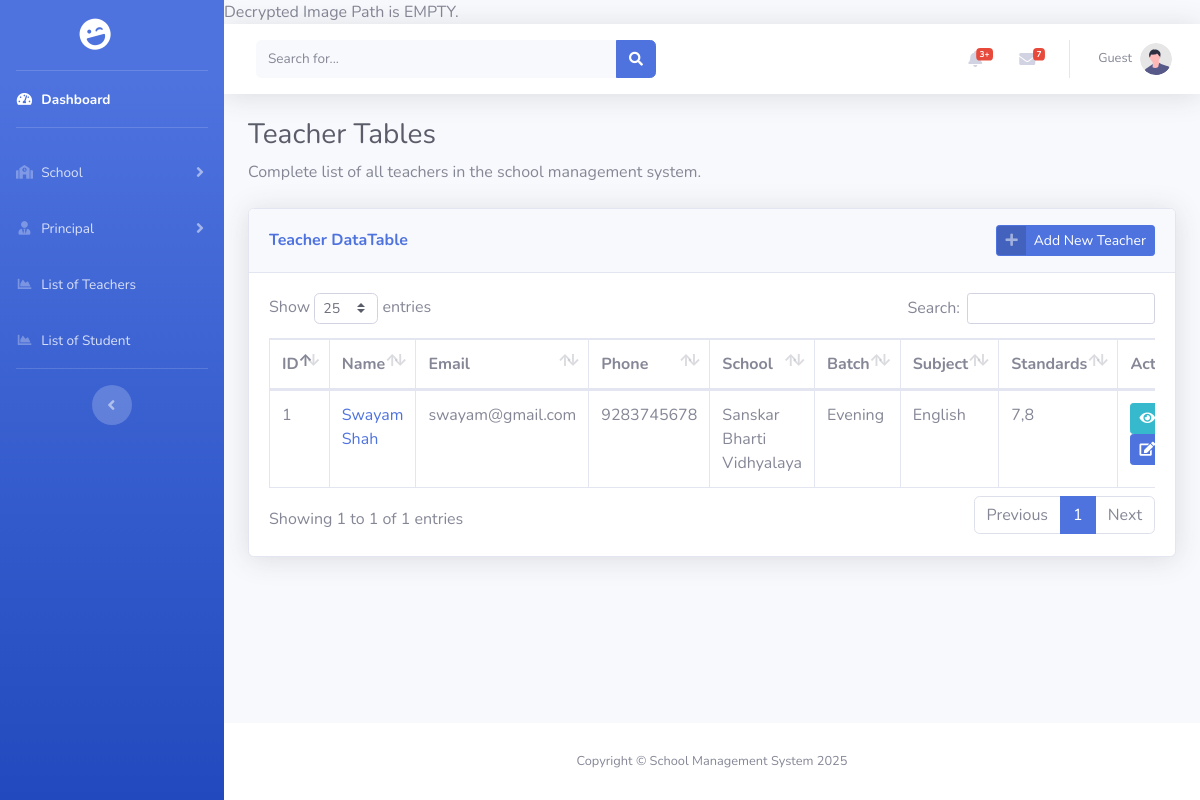
Before: /pages/teacher/teacher_list.php (signed in) with the older database file.
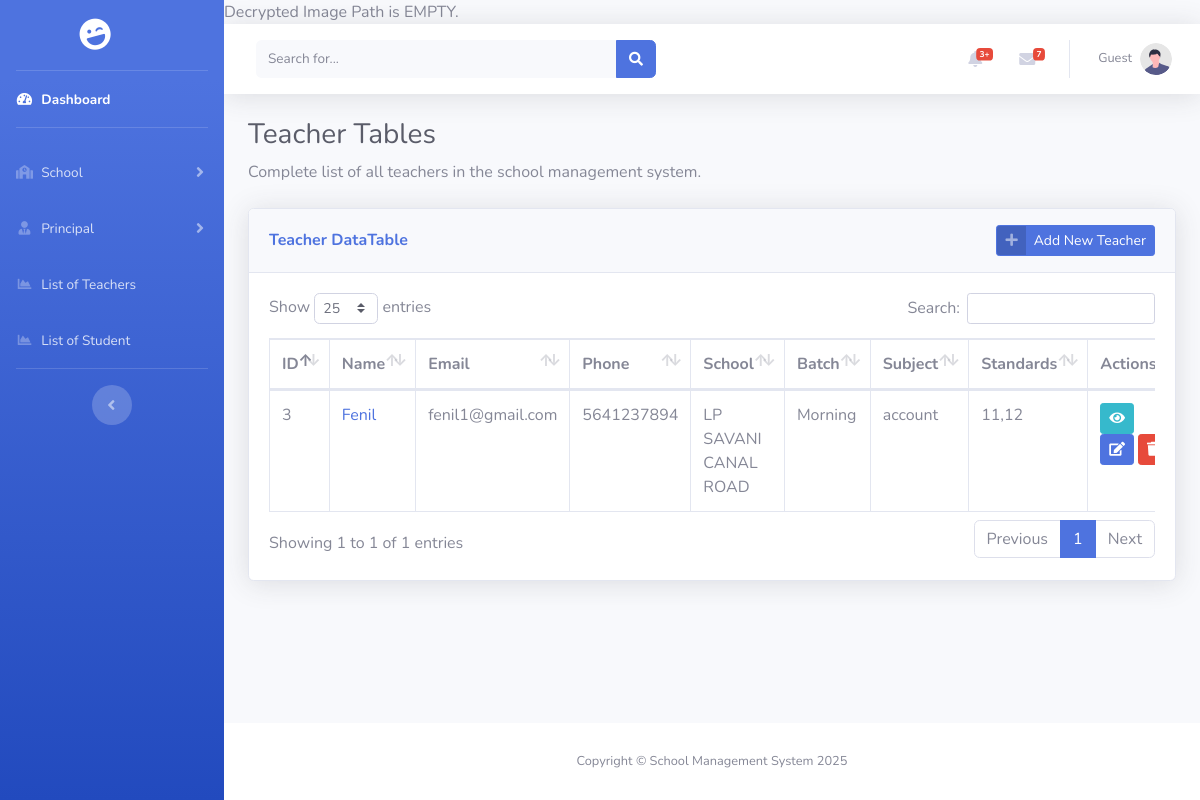
After: the same page with the newer database file.
### tables this page shows
CREATE TABLE `teacher` (
  `id` int(11) NOT NULL,
  `teacher_image` varchar(255) DEFAULT NULL,
  `teacher_name` varchar(50) NOT NULL,
  `phone` varchar(10) NOT NULL,
  `school_id` int(11) NOT NULL,
  `dob` date NOT NULL,
  `gender` enum('Male','Female','Others') NOT NULL,
  `blood_group` enum('A+','A-','B+','B-','AB+','AB-','O+','O-') NOT NULL,
  `address` text DEFAULT NULL,
  `email` varchar(50) NOT NULL,
  `password` varchar(255) NOT NULL,
  `qualification` varchar(100) DEFAULT NULL,
  `subject` varchar(100) DEFAULT NULL,
  `language_known` varchar(100) DEFAULT NULL,
  `salary` decimal(10,2) DEFAULT NULL,
  `std` set('Nursery','Junior','Senior','1','2','3','4','5','6','7','8','9','10','11','12') DEFAULT NULL,
  `experience` varchar(10) DEFAULT NULL,
  `batch` enum('Morning','Evening') DEFAULT NULL
);

CREATE TABLE `school` (
  `id` int(11) NOT NULL,
  `school_logo` varchar(255) DEFAULT NULL,
  `school_name` varchar(100) DEFAULT NULL,
  `email` varchar(50) DEFAULT NULL,
  `phone` varchar(10) DEFAULT NULL,
  `school_opening` date DEFAULT NULL,
  `school_type` enum('Government','Private') DEFAULT NULL,
  `education_board` set('CBSE','State','IGCSE') DEFAULT NULL,
  `school_medium` set('English','Hindi','Regional Language') DEFAULT NULL,
  `school_category` set('Pre-Primary','Primary','Upper Primary','Secondary','Higher Secondary') DEFAULT NULL,
  `school_std` set('Pre-Primary','Primary (1-5)','Upper Primary (6-8)','Secondary (9-10)','Higher Secondary (11-12)') DEFAULT NULL,
  `address` text DEFAULT NULL
);

### pages/teacher/teacher_list.php (the view, shortened to what the changed rows need)
<?php
include_once "../../includes/connect.php";
$query = "SELECT t.id, t.teacher_name, t.email, t.phone, t.subject, t.std, t.batch,
                sc.school_name
        FROM teacher t
        LEFT JOIN school sc ON t.school_id = sc.id
        ORDER BY t.id ASC";
$result = mysqli_query($conn, $query);
?>
<!DOCTYPE html>
<html lang="en">
<head>
    <link href="../../assets/vendor/fontawesome-free/css/all.min.css" rel="stylesheet" type="text/css">
    <link href="../../assets/css/sb-admin-2.min.css" rel="stylesheet">
    <link href="../../assets/vendor/datatables/dataTables.bootstrap4.min.css" rel="stylesheet">
</head>
<body id="page-top">
    <div id="wrapper">
        <div id="content-wrapper" class="d-flex flex-column">
            <div id="content">
                <div class="container-fluid">
                    <h1 class="h3 mb-2 text-gray-800">Teacher Tables</h1>
                    <div class="card shadow mb-4">
                        <div class="card-body">
                            <div class="table-responsive">
                                <table class="table table-bordered" id="dataTable" width="100%" cellspacing="0">
                                    <thead>
                                        <tr>
                                            <th>ID</th>
                                            <th>Name</th>
                                            <th>Email</th>
                                            <th>Phone</th>
                                            <th>School</th>
                                            <th>Batch</th>
                                            <th>Subject</th>
                                            <th>Standards</th>
                                            <th>Actions</th>
                                        </tr>
                                    </thead>
                                    <tbody>
                                        <?php
                                        if ($result && mysqli_num_rows($result) > 0) {
                                            while ($row = mysqli_fetch_assoc($result)) {
                                                echo "<tr>";
                                                echo "<td>" . htmlspecialchars($row['id']) . "</td>";
                                                echo "<td><a href='view.php?id=" . $row['id'] . "'>" . htmlspecialchars($row['teacher_name'] ?? 'N/A') . "</a></td>";
                                                echo "<td>" . htmlspecialchars($row['email'] ?? 'N/A') . "</td>";
                                                echo "<td>" . htmlspecialchars($row['phone'] ?? 'N/A') . "</td>";
                                                echo "<td>" . htmlspecialchars($row['school_name'] ?? 'N/A') . "</td>";
                                                echo "<td>" . htmlspecialchars($row['batch'] ?? 'N/A') . "</td>";
                                                echo "<td>" . htmlspecialchars($row['subject'] ?? 'N/A') . "</td>";
                                                echo "<td>" . htmlspecialchars($row['std'] ?? 'N/A') . "</td>";
                                                echo "<td>";
                                                echo "<a href='view.php?id=" . $row['id'] . "' class='btn btn-info btn-sm mr-1' title='View'><i class='fas fa-eye'></i></a>";
                                                echo "<a href='edit.php?id=" . $row['id'] . "' class='btn btn-primary btn-sm mr-1' title='Edit'><i class='fas fa-edit'></i></a>";
                                                echo "<button class='btn btn-danger btn-sm' onclick='confirmDelete(" . $row['id'] . ")' title='Delete'><i class='fas fa-trash'></i></button>";
                                                echo "</td>";
                                                echo "</tr>";
                                            }
                                        } else {
                                            echo "<tr><td colspan='9' class='text-center'>No teachers found</td></tr>";
                                        }
                                        ?>
                                    </tbody>
                                </table>
                            </div>
                        </div>
                    </div>
                </div>
            </div>
        </div>
    </div>
</body>
</html>

Changed rows visible on the page:
removed teacher: id "1", teacher_name "Swayam Shah", email "swayam@gmail.com", phone "9283745678", school.school_name "Sanskar Bharti Vidhyalaya", batch "Evening", subject "English", std "7,8"
added teacher: id "3", teacher_name "Fenil", email "fenil1@gmail.com", phone "5641237894", school.school_name "LP SAVANI CANAL ROAD", batch "Morning", subject "account", std "11,12"
